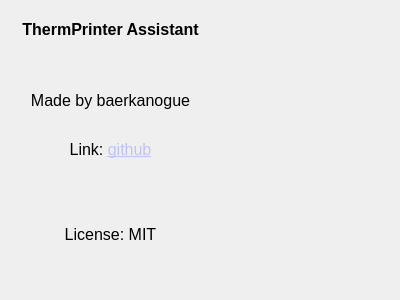
<?xml version="1.0" encoding="UTF-8"?>
<ui version="4.0">
 <class>Dialog</class>
 <widget class="QDialog" name="Dialog">
  <property name="geometry">
   <rect>
    <x>0</x>
    <y>0</y>
    <width>400</width>
    <height>300</height>
   </rect>
  </property>
  <property name="windowTitle">
   <string>Dialog</string>
  </property>
  <widget class="QLabel" name="logo_label">
   <property name="geometry">
    <rect>
     <x>220</x>
     <y>20</y>
     <width>161</width>
     <height>261</height>
    </rect>
   </property>
   <property name="text">
    <string/>
   </property>
  </widget>
  <widget class="QLabel" name="info_label">
   <property name="geometry">
    <rect>
     <x>10</x>
     <y>20</y>
     <width>201</width>
     <height>261</height>
    </rect>
   </property>
   <property name="text">
    <string>&lt;html&gt;&lt;head/&gt;&lt;body&gt;&lt;p align=&quot;center&quot;&gt;&lt;span style=&quot; font-size:12pt; font-weight:700;&quot;&gt;ThermPrinter Assistant&lt;/span&gt;&lt;/p&gt;&lt;p&gt;&lt;br/&gt;&lt;/p&gt;&lt;p align=&quot;center&quot;&gt;&lt;span style=&quot; font-size:12pt;&quot;&gt;Made by baerkanogue&lt;/span&gt;&lt;/p&gt;&lt;p align=&quot;center&quot;&gt;&lt;span style=&quot; font-size:12pt;&quot;&gt;&lt;br/&gt;Link: &lt;/span&gt;&lt;a href=&quot;https://github.com/Baerkanogue&quot;&gt;&lt;span style=&quot; font-size:12pt; text-decoration: underline; color:#bec2f4;&quot;&gt;github&lt;/span&gt;&lt;/a&gt;&lt;/p&gt;&lt;p align=&quot;center&quot;&gt;&lt;br/&gt;&lt;/p&gt;&lt;p align=&quot;center&quot;&gt;&lt;br/&gt;&lt;span style=&quot; font-size:12pt;&quot;&gt;License: MIT&lt;/span&gt;&lt;/p&gt;&lt;/body&gt;&lt;/html&gt;</string>
   </property>
   <property name="alignment">
    <set>Qt::AlignmentFlag::AlignLeading|Qt::AlignmentFlag::AlignLeft|Qt::AlignmentFlag::AlignTop</set>
   </property>
  </widget>
 </widget>
 <resources/>
 <connections/>
</ui>
